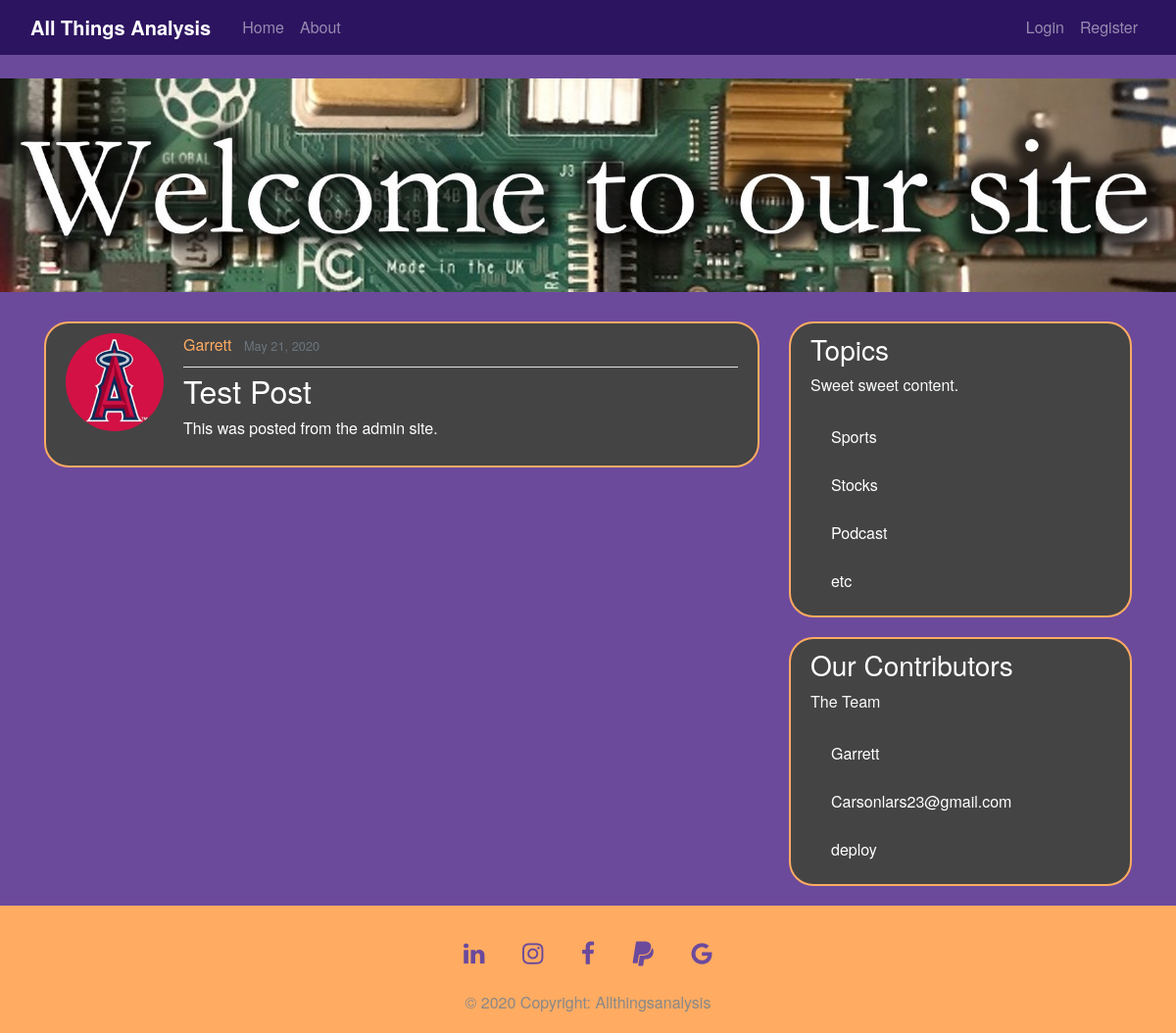
Page /post/40/ on the committed database.
### blog/models.py (models this page shows, shortened)
class Post(models.Model):
	title = models.CharField(max_length=100)
	content = models.TextField()
	date_posted = models.DateTimeField(default=timezone.now)
	author = models.ForeignKey(User, on_delete=models.CASCADE)

### users/models.py (models this page shows, shortened)
class Profile(models.Model):
    user = models.OneToOneField(User, on_delete=models.CASCADE)
    image = models.ImageField(default='default.jpg', upload_to='profile_pics')

### blog/views.py (the view)
# urls.py: path('post/<int:pk>/', PostDetailView.as_view(), name='post-detail'),
class PostDetailView(DetailView):
	model = Post

### blog/templates/blog/post_detail.html (shortened to what this page needs)
{% extends "blog/base.html" %}
{% block content %}
  <article class="media content-section">
    <img class="rounded-circle article-img" src="{{ object.author.profile.image.url }}" id="img">
    <div class="media-body">
      <div class="article-metadata">
        <a class="mr-2" href="{% url 'user-posts' object.author.username %}">{{ object.author }}</a>
        <small class="text-muted">{{ object.date_posted|date:"F d, Y" }}</small>
      </div>
      <h2 class="article-title">{{ object.title }}</h2>
      <p class="article-content">{{ object.content }}</p>
    </div>
  </article>
{% endblock content %}

### blog/static/blog/main.css (style rules this page uses)
body { background: #6B4A9C; color: #ffffff; margin-top: 5rem; font-family: Helvetica Neue; }
h1, h2, h3, h4, h5, h6 { color: #ffffff; }
.content-section { background: #999999; padding: 10px 20px; border: 2px solid #ffab62; border-radius: 25px; margin-bottom: 20px; background-color: #444444; }
.article-title { color: #FFFFFF; }
.article-content { white-space: pre-line; }
.article-img { height: 100px; width: 100px; margin-right: 20px; }
.article-metadata { padding-bottom: 10px; margin-bottom: 4px; border-bottom: 1px solid #e3e3e3; }
.article-metadata a { color: #ffab62; }
img { width: 90%; height: auto; }

### rows in the picture
Post: author.profile.image (picture), author "Garrett", date_posted "May 21, 2020", title "Test Post", content "This was posted from the admin site."
